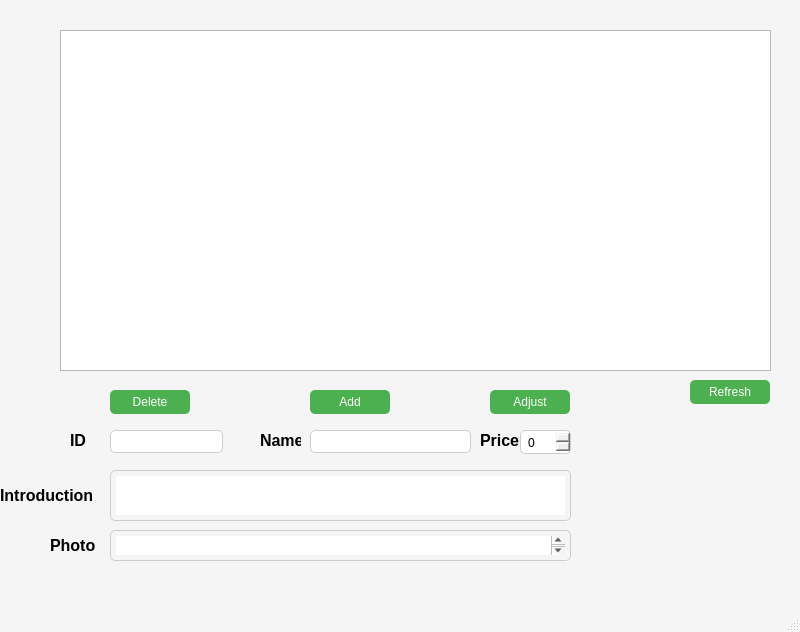
<ui version="4.0">
 <class>Menu</class>
 <widget class="QMainWindow" name="Menu">
  <property name="geometry">
   <rect>
    <x>0</x>
    <y>0</y>
    <width>800</width>
    <height>632</height>
   </rect>
  </property>
  <property name="windowTitle">
   <string>Menu Management</string>
  </property>
  <property name="styleSheet">
   <string notr="true">
    QMainWindow {
        background-color: #f5f5f5; /* 设置背景颜色 */
    }
    QLabel {
        font-size: 12pt; /* 设置字体大小 */
        font-weight: bold; /* 设置字体加粗 */
    }
    QPushButton {
        background-color: #4CAF50; /* 设置按钮背景颜色 */
        color: white; /* 设置按钮文字颜色 */
        border: none; /* 去掉边框 */
        border-radius: 5px; /* 设置圆角 */
        padding: 5px; /* 设置内边距 */
    }
    QLineEdit, QSpinBox, QTextEdit {
        border: 1px solid #ccc; /* 设置边框 */
        border-radius: 5px; /* 设置圆角 */
        padding: 5px; /* 设置内边距 */
    }
   </string>
  </property>
  <widget class="QWidget" name="centralwidget">
   <widget class="QTableView" name="tableView">
    <property name="geometry">
     <rect>
      <x>60</x>
      <y>30</y>
      <width>711</width>
      <height>341</height>
     </rect>
    </property>
   </widget>
   <widget class="QPushButton" name="pushButton">
    <property name="geometry">
     <rect>
      <x>310</x>
      <y>390</y>
      <width>80</width>
      <height>24</height>
     </rect>
    </property>
    <property name="text">
     <string>Add</string>
    </property>
   </widget>
   <widget class="QLineEdit" name="name">
    <property name="geometry">
     <rect>
      <x>310</x>
      <y>430</y>
      <width>161</width>
      <height>23</height>
     </rect>
    </property>
   </widget>
   <widget class="QSpinBox" name="price">
    <property name="geometry">
     <rect>
      <x>520</x>
      <y>430</y>
      <width>51</width>
      <height>24</height>
     </rect>
    </property>
   </widget>
   <widget class="QTextEdit" name="introduction">
    <property name="geometry">
     <rect>
      <x>110</x>
      <y>470</y>
      <width>461</width>
      <height>51</height>
     </rect>
    </property>
   </widget>
   <widget class="QLabel" name="label">
    <property name="geometry">
     <rect>
      <x>260</x>
      <y>430</y>
      <width>41</width>
      <height>21</height>
     </rect>
    </property>
    <property name="text">
     <string>Name</string>
    </property>
   </widget>
   <widget class="QLabel" name="label_2">
    <property name="geometry">
     <rect>
      <x>0</x>
      <y>470</y>
      <width>101</width>
      <height>51</height>
     </rect>
    </property>
    <property name="text">
     <string>Introduction</string>
    </property>
   </widget>
   <widget class="QLabel" name="label_3">
    <property name="geometry">
     <rect>
      <x>480</x>
      <y>430</y>
      <width>41</width>
      <height>21</height>
     </rect>
    </property>
    <property name="text">
     <string>Price</string>
    </property>
   </widget>
   <widget class="QPushButton" name="pushButton_2">
    <property name="geometry">
     <rect>
      <x>690</x>
      <y>380</y>
      <width>80</width>
      <height>24</height>
     </rect>
    </property>
    <property name="text">
     <string>Refresh</string>
    </property>
   </widget>
   <widget class="QPushButton" name="pushButton_3">
    <property name="geometry">
     <rect>
      <x>110</x>
      <y>390</y>
      <width>80</width>
      <height>24</height>
     </rect>
    </property>
    <property name="text">
     <string>Delete</string>
    </property>
   </widget>
   <widget class="QLineEdit" name="id">
    <property name="geometry">
     <rect>
      <x>110</x>
      <y>430</y>
      <width>113</width>
      <height>23</height>
     </rect>
    </property>
   </widget>
   <widget class="QLabel" name="label_4">
    <property name="geometry">
     <rect>
      <x>70</x>
      <y>430</y>
      <width>31</width>
      <height>21</height>
     </rect>
    </property>
    <property name="text">
     <string>ID</string>
    </property>
   </widget>
   <widget class="QPushButton" name="pushButton_4">
    <property name="geometry">
     <rect>
      <x>490</x>
      <y>390</y>
      <width>80</width>
      <height>24</height>
     </rect>
    </property>
    <property name="text">
     <string>Adjust</string>
    </property>
   </widget>
   <widget class="QLabel" name="label_5">
    <property name="geometry">
     <rect>
      <x>50</x>
      <y>530</y>
      <width>51</width>
      <height>31</height>
     </rect>
    </property>
    <property name="text">
     <string>Photo</string>
    </property>
   </widget>
   <widget class="QTextEdit" name="photo">
    <property name="geometry">
     <rect>
      <x>110</x>
      <y>530</y>
      <width>461</width>
      <height>31</height>
     </rect>
    </property>
   </widget>
  </widget>
  <widget class="QMenuBar" name="menubar">
   <property name="geometry">
    <rect>
     <x>0</x>
     <y>0</y>
     <width>800</width>
     <height>26</height>
    </rect>
   </property>
  </widget>
  <widget class="QStatusBar" name="statusbar"/>
 </widget>
 <resources/>
 <connections/>
</ui>
